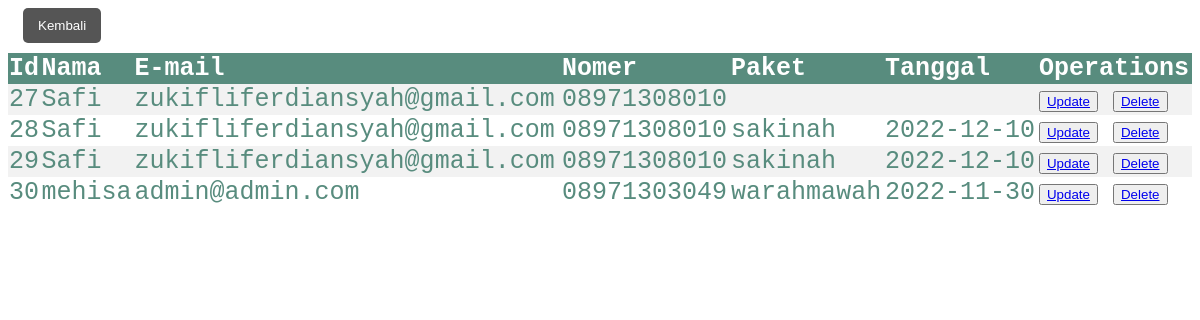
/crud/history.php, run on an earlier commit of the app's database.
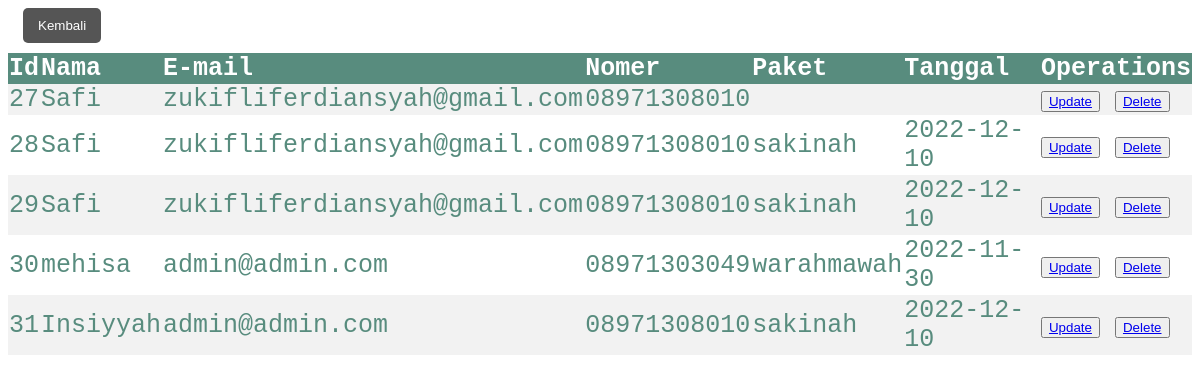
And on a later commit of the database.
### tables this page shows
CREATE TABLE `registrasi` (
  `id` int(11) NOT NULL,
  `nama` varchar(255) NOT NULL,
  `email` varchar(50) NOT NULL,
  `nomer` varchar(15) NOT NULL,
  `paket` enum('sakinah','mawadah','warahmawah') NOT NULL,
  `tanggal` varchar(50) NOT NULL
);

### crud/history.php (the view, shortened to what this page needs)
<!DOCTYPE html>
<html lang="en">
<head>
</head>
<body>
    <a href="./pilihanAdmin.php"><button class="back">Kembali</button></a>
    <table>
        <th>Id</th>
        <th>Nama</th>
        <th>E-mail</th>
        <th>Nomer</th>
        <th>Paket</th>
        <th>Tanggal</th>
        <th>Operations</th>
        <?php
            include 'connect.php';
            $sql = "select * from registrasi";
            $result = $conn->query($sql);
            if ($result-> num_rows > 0) {
                while ($row = $result->fetch_assoc()) {
                    echo '<tr>
                    <td>'. $row['id'].'</td>
                    <td>'. $row['nama'].'</td>
                    <td>'.$row['email'].'</td>
                    <td>'.$row['nomer'].'</td>
                    <td>'. $row['paket'].'</td>
                    <td>'.$row['tanggal'].'</td>
                    <td>
                    <button><a href="update.php?updateid='.$row['id'].'">Update</a></button>
                    <button><a href="delete.php?deleteid='.$row['id'].'">Delete</a></button>
                    </td>
                </tr>';
            }
            echo "</table>";
        } else {
            echo "0 result";
        }
        ?>
</body>
</html>

### crud/history.php (style rules this page uses)
table { border-collapse: collapse; width: 100%; color: #588c7e; font-family: monospace; font-size: 25px; text-align: left; }
.back { background: #555; padding: 10px 15px; color: #fff; border-radius: 5px; margin-left: 15px; margin-bottom: 10px; border: none; }
th { background-color: #588c7e; color: #fff; }
tr:nth-child(even) { background-color: #f2f2f2 }

What changed in the data, as far as the page shows it:
added registrasi: id "31", nama "Insiyyah", email "admin@admin.com", nomer "08971308010", paket "sakinah", tanggal "2022-12-10"
